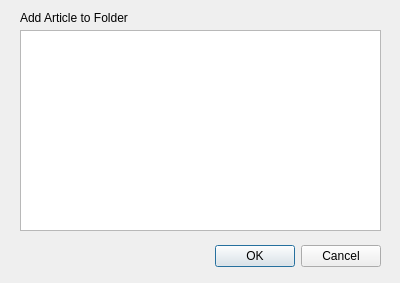
<?xml version="1.0" encoding="UTF-8"?>
<ui version="4.0">
 <class>Dialog</class>
 <widget class="QDialog" name="Dialog">
  <property name="geometry">
   <rect>
    <x>0</x>
    <y>0</y>
    <width>400</width>
    <height>283</height>
   </rect>
  </property>
  <property name="windowTitle">
   <string>Dialog</string>
  </property>
  <widget class="QDialogButtonBox" name="buttonBox">
   <property name="geometry">
    <rect>
     <x>40</x>
     <y>240</y>
     <width>341</width>
     <height>32</height>
    </rect>
   </property>
   <property name="orientation">
    <enum>Qt::Horizontal</enum>
   </property>
   <property name="standardButtons">
    <set>QDialogButtonBox::Cancel|QDialogButtonBox::Ok</set>
   </property>
  </widget>
  <widget class="QListWidget" name="list_group">
   <property name="geometry">
    <rect>
     <x>20</x>
     <y>30</y>
     <width>361</width>
     <height>201</height>
    </rect>
   </property>
   <property name="styleSheet">
    <string notr="true"/>
   </property>
  </widget>
  <widget class="QLabel" name="lb_query">
   <property name="geometry">
    <rect>
     <x>20</x>
     <y>10</y>
     <width>171</width>
     <height>16</height>
    </rect>
   </property>
   <property name="text">
    <string>Add Article to Folder</string>
   </property>
  </widget>
 </widget>
 <resources/>
 <connections>
  <connection>
   <sender>buttonBox</sender>
   <signal>accepted()</signal>
   <receiver>Dialog</receiver>
   <slot>accept()</slot>
   <hints>
    <hint type="sourcelabel">
     <x>248</x>
     <y>254</y>
    </hint>
    <hint type="destinationlabel">
     <x>157</x>
     <y>274</y>
    </hint>
   </hints>
  </connection>
  <connection>
   <sender>buttonBox</sender>
   <signal>rejected()</signal>
   <receiver>Dialog</receiver>
   <slot>reject()</slot>
   <hints>
    <hint type="sourcelabel">
     <x>316</x>
     <y>260</y>
    </hint>
    <hint type="destinationlabel">
     <x>286</x>
     <y>274</y>
    </hint>
   </hints>
  </connection>
 </connections>
</ui>
